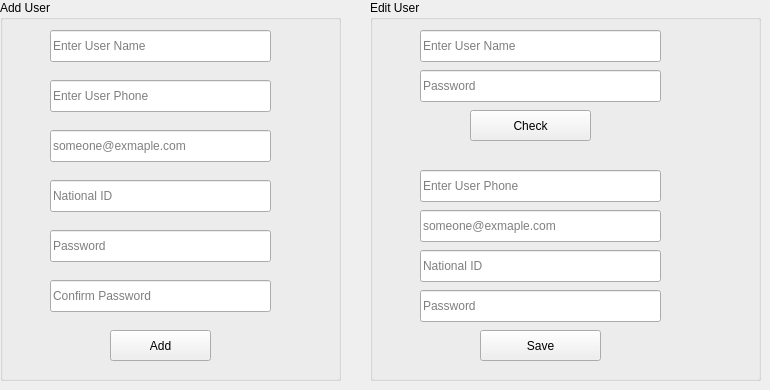
      <widget class="QWidget" name="tab_20">
       <attribute name="title">
        <string>Add User</string>
       </attribute>
       <widget class="QGroupBox" name="groupBox_5">
        <property name="geometry">
         <rect>
          <x>0</x>
          <y>0</y>
          <width>341</width>
          <height>381</height>
         </rect>
        </property>
        <property name="title">
         <string>Add User</string>
        </property>
        <widget class="QPushButton" name="pushButton_30">
         <property name="geometry">
          <rect>
           <x>110</x>
           <y>330</y>
           <width>101</width>
           <height>31</height>
          </rect>
         </property>
         <property name="text">
          <string>Add</string>
         </property>
         <property name="icon">
          <iconset>
           <normaloff>icons/add.png</normaloff>icons/add.png</iconset>
         </property>
         <property name="iconSize">
          <size>
           <width>20</width>
           <height>20</height>
          </size>
         </property>
        </widget>
        <widget class="QLineEdit" name="lineEdit_42">
         <property name="geometry">
          <rect>
           <x>50</x>
           <y>80</y>
           <width>221</width>
           <height>32</height>
          </rect>
         </property>
         <property name="placeholderText">
          <string>Enter User Phone</string>
         </property>
        </widget>
        <widget class="QLineEdit" name="lineEdit_40">
         <property name="geometry">
          <rect>
           <x>50</x>
           <y>30</y>
           <width>221</width>
           <height>32</height>
          </rect>
         </property>
         <property name="placeholderText">
          <string>Enter User Name</string>
         </property>
        </widget>
        <widget class="QLineEdit" name="lineEdit_41">
         <property name="geometry">
          <rect>
           <x>50</x>
           <y>180</y>
           <width>221</width>
           <height>32</height>
          </rect>
         </property>
         <property name="placeholderText">
          <string>National ID</string>
         </property>
        </widget>
        <widget class="QLineEdit" name="lineEdit_43">
         <property name="geometry">
          <rect>
           <x>50</x>
           <y>130</y>
           <width>221</width>
           <height>32</height>
          </rect>
         </property>
         <property name="placeholderText">
          <string>someone@exmaple.com</string>
         </property>
        </widget>
        <widget class="QLineEdit" name="lineEdit_48">
         <property name="geometry">
          <rect>
           <x>50</x>
           <y>280</y>
           <width>221</width>
           <height>32</height>
          </rect>
         </property>
         <property name="echoMode">
          <enum>QLineEdit::Password</enum>
         </property>
         <property name="placeholderText">
          <string>Confirm Password</string>
         </property>
        </widget>
        <widget class="QLineEdit" name="lineEdit_49">
         <property name="geometry">
          <rect>
           <x>50</x>
           <y>230</y>
           <width>221</width>
           <height>32</height>
          </rect>
         </property>
         <property name="echoMode">
          <enum>QLineEdit::Password</enum>
         </property>
         <property name="placeholderText">
          <string>Password</string>
         </property>
        </widget>
       </widget>
       <widget class="QGroupBox" name="groupBox_6">
        <property name="geometry">
         <rect>
          <x>370</x>
          <y>0</y>
          <width>391</width>
          <height>381</height>
         </rect>
        </property>
        <property name="title">
         <string>Edit User</string>
        </property>
        <widget class="QPushButton" name="pushButton_31">
         <property name="geometry">
          <rect>
           <x>110</x>
           <y>330</y>
           <width>121</width>
           <height>31</height>
          </rect>
         </property>
         <property name="text">
          <string>Save</string>
         </property>
         <property name="icon">
          <iconset>
           <normaloff>icons/save.png</normaloff>icons/save.png</iconset>
         </property>
         <property name="iconSize">
          <size>
           <width>25</width>
           <height>25</height>
          </size>
         </property>
        </widget>
        <widget class="QLineEdit" name="lineEdit_44">
         <property name="geometry">
          <rect>
           <x>50</x>
           <y>170</y>
           <width>241</width>
           <height>32</height>
          </rect>
         </property>
         <property name="placeholderText">
          <string>Enter User Phone</string>
         </property>
        </widget>
        <widget class="QLineEdit" name="lineEdit_45">
         <property name="geometry">
          <rect>
           <x>50</x>
           <y>30</y>
           <width>241</width>
           <height>32</height>
          </rect>
         </property>
         <property name="placeholderText">
          <string>Enter User Name</string>
         </property>
        </widget>
        <widget class="QLineEdit" name="lineEdit_46">
         <property name="geometry">
          <rect>
           <x>50</x>
           <y>250</y>
           <width>241</width>
           <height>32</height>
          </rect>
         </property>
         <property name="placeholderText">
          <string>National ID</string>
         </property>
        </widget>
        <widget class="QLineEdit" name="lineEdit_47">
         <property name="geometry">
          <rect>
           <x>50</x>
           <y>210</y>
           <width>241</width>
           <height>32</height>
          </rect>
         </property>
         <property name="placeholderText">
          <string>someone@exmaple.com</string>
         </property>
        </widget>
        <widget class="QLineEdit" name="lineEdit_50">
         <property name="geometry">
          <rect>
           <x>50</x>
           <y>70</y>
           <width>241</width>
           <height>32</height>
          </rect>
         </property>
         <property name="echoMode">
          <enum>QLineEdit::Password</enum>
         </property>
         <property name="placeholderText">
          <string>Password</string>
         </property>
        </widget>
        <widget class="QPushButton" name="pushButton_32">
         <property name="geometry">
          <rect>
           <x>100</x>
           <y>110</y>
           <width>121</width>
           <height>31</height>
          </rect>
         </property>
         <property name="text">
          <string>Check</string>
         </property>
         <property name="icon">
          <iconset>
           <normaloff>icons/save.png</normaloff>icons/save.png</iconset>
         </property>
         <property name="iconSize">
          <size>
           <width>25</width>
           <height>25</height>
          </size>
         </property>
        </widget>
        <widget class="QLineEdit" name="lineEdit_51">
         <property name="geometry">
          <rect>
           <x>50</x>
           <y>290</y>
           <width>241</width>
           <height>32</height>
          </rect>
         </property>
         <property name="placeholderText">
          <string>Password</string>
         </property>
        </widget>
       </widget>
      </widget>
